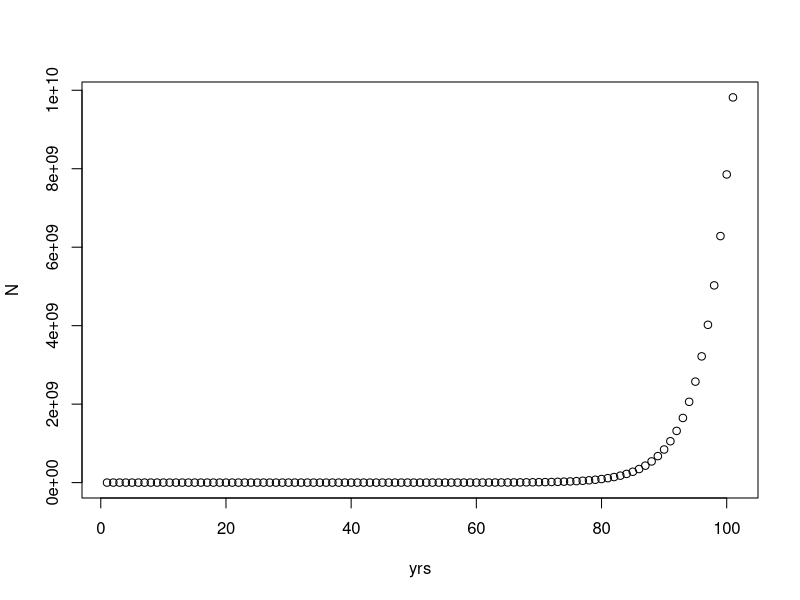
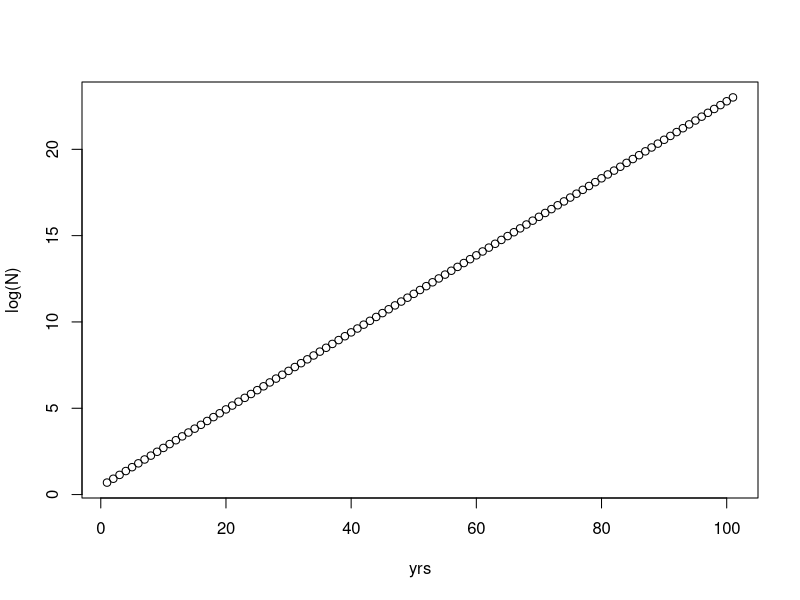
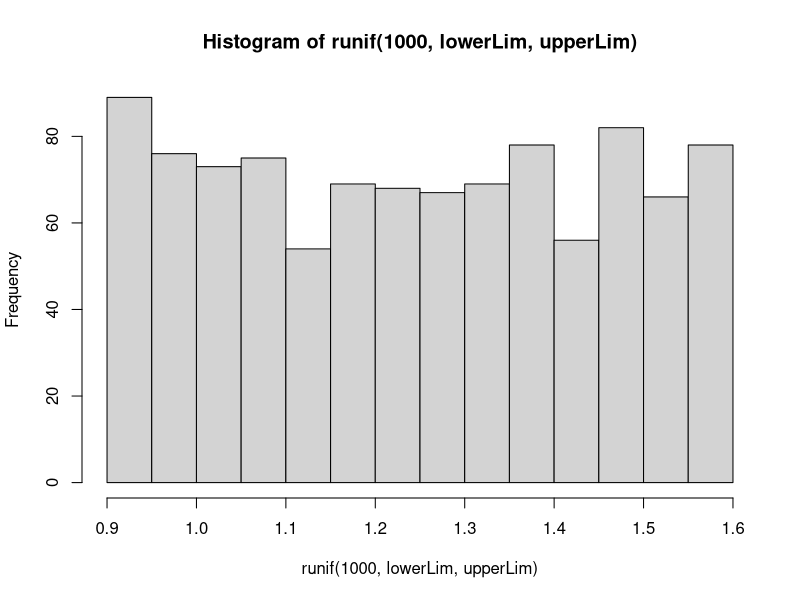
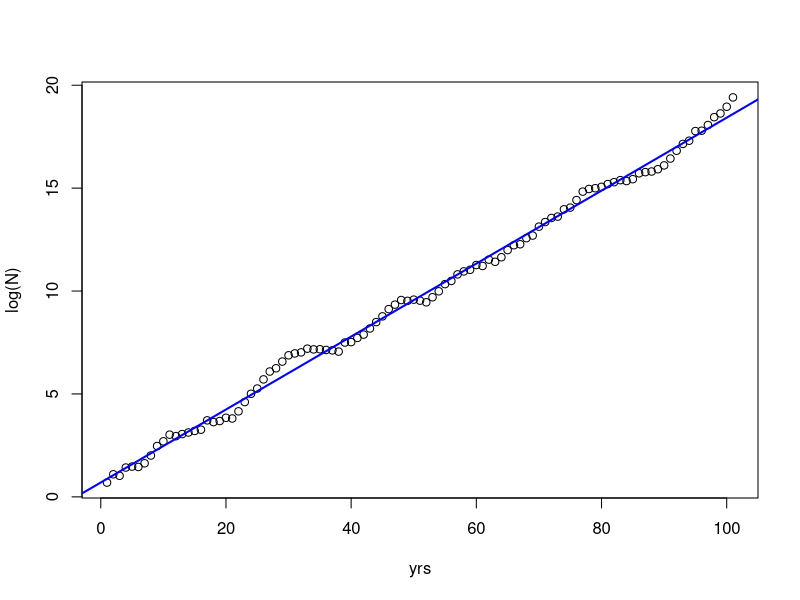

Generate these figures, in order, with R:
### Loops_and_stochasticity_illustration.R

### Loops are one way to execute a set of commands multiple times

### One common loop type is a 'for' loop, which executes a set of commands for a fixed number of times.
#  The number of times is set with a loop index or counter that is incremented after each loop cycle.

 for (i in 1:5) { print(i) }   # an object (here, i) is identified as the loop index to
                               #  track the cycle number (here i goes from 1 to 5)
                               # commands in brackets { } are what is executed

 for (z in 1:5) { print(1:z) } # here, z is used as the name for the loop index


### Tip: defining objects can make your code more convenient

# Define loop indexes and other variables as objects rather than using the actual numbers 
# in the script. So if you want to use the script with different values, you need only change the 
# values once where you define them rather than changing them everywhere they occur in the script.

 n.runs <- 5
 for (i in 1:n.runs) { print(i) }  # executes the loop 5 times

 n.runs <- 500
 for (i in 1:n.runs) { print(i) }  # executes the loop 500 times


### --- Project abundance through time for birth-pulse species when resources are not limited --- ###
 
 # Basic form: Nt+1 = Nt * lambda
 
 ### Define objects and assign starting values

 nYears <- 100            # number of years for the projection
 lambda <- 1.25           # growth rate
 N      <- rep(0, nYears) # create vector N to hold computed values; fill it with zeroes
 N[1]   <- 2              # assign starting value of N in year 1 to the first value in the vector
 N                        # check values in the vector
 
 
### Define the loop and the sequences of commands between {}

 for (t in 1:nYears)
    { 
      N[t+1] <- N[t] * lambda   # compute N for next time interval -- compare to basic form above
      print(round(N[t+1],0))    # print the value to the console after rounding to 0 decimal places
    }

 ### Plot the results
 
 yrs   <- 1:(nYears+1)    # establish values to represent year
 plot(yrs,N)              # plot projection of N
 plot(yrs, log(N))        # plot projection of ln(N)


### --- Add stochastic variation to lambda for the projection --- ###

# Define objects to hold the lower and upper limits for lambda

 lowerLim <- lambda - 0.35
 upperLim <- lambda + 0.35

 hist(runif(1000, lowerLim, upperLim))  # illustrate the range of possible values for lambda

 for (t in 1:nYears)
    { 
      N[t+1] <- N[t] * runif(1, lowerLim, upperLim) # lambda is a random value from a uniform distribution
    }

 yrs   <- 1:(nYears+1)    # establish values to represent year
 plot(yrs,log(N))         # plot ln(N) projection


### Use regression to estimate lambda with data from the stochastic projection

lrm   <- lm(log(N) ~ yrs)               # fit regression model -- remember to use log(N) not N
slope <- summary(lrm)$coefficients[2,1] # extract the estimated slope 
(estlambda <- exp(slope))               # backtransform to original scale -- should be near value of lambda

abline(lrm, col='blue', lwd=2)          # add the fitted line to the plot


